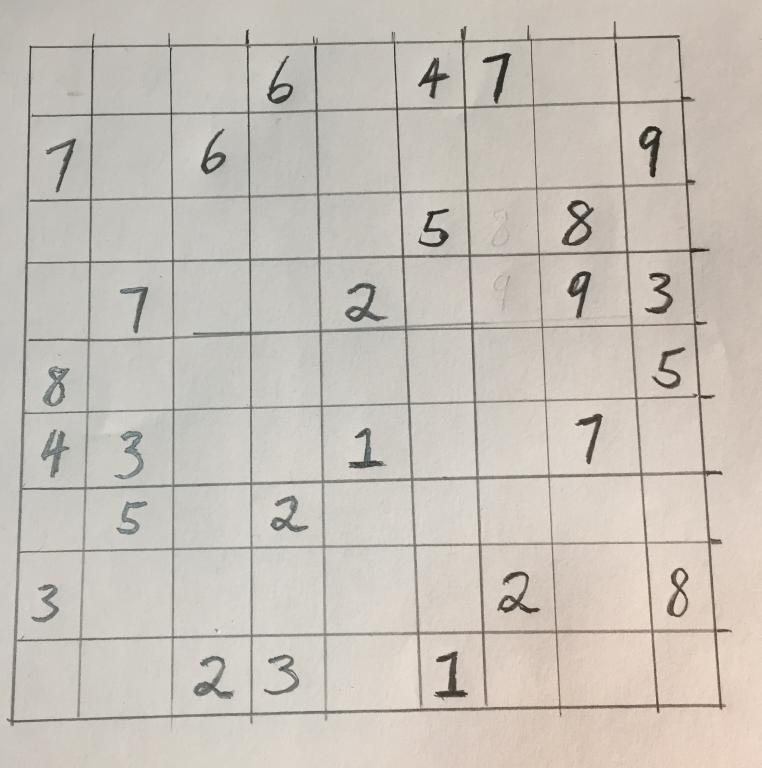
#> input picture Sudoku-Solver/sudoku3.JPG, 2285 x 2304 px (shown at 1/3 size)
$ python extractSudoku.py sudoku3.JPG
#> lines starting #> are read from the running program, lines starting #| are printed output that depends on the picture; after the words box and inside, x2 and y2 are one past the last pixel; in counts of white or black regions, pixels touching at a corner belong together
"""
This file asks the user for file name of th sudoku, pre-porcesses it,
finds the corners, crops the sudoku board
and returns the array of the cells of the sudoku
"""

import cv2
import numpy as np
import sys
import operator
from matplotlib import pyplot as plt


# [4 lines left out: function display_image, not called in this run]


# we will blur the image using gaussian blur in order to reduxce the blur in adavaptive thresholding
# cv2.ADAPTIVE_THRESH_GAUSSIAN_C : threshold value is the weighted sum of neighbourhood values where weights are a
# gaussian window.
def processing(img, skip_dilate=False):
    img = cv2.cvtColor(img, cv2.COLOR_BGR2GRAY)
    # Note that kernel sizes must be positive and odd and the kernel must be square.
    process = cv2.GaussianBlur(img.copy(), (9, 9), 0)

    # cv2.adaptiveThreshold(src, maxValue, adaptiveMethod, thresholdType, blockSize, constant(c)) blockSize – Size of
    # a pixel neighborhood that is used to calculate a threshold value for the pixel: 3, 5, 7, and so on. C –
    # Constant subtracted from the mean or weighted mean (see the details below). Normally, it is positive but may be
    # zero or negative as well.
    _, process = cv2.threshold(process,0,255,cv2.THRESH_BINARY+cv2.THRESH_OTSU)

    # we need grid edges so we need to invert colors
    process = cv2.bitwise_not(process, process)

    if not skip_dilate:
        # This is only used for sudoku processing and not for cell processing
        # np.uint8 will wrap.
        # For example, 235+30 = 9.
        kernel = np.array([[0., 1., 0.], [1., 1., 1.], [0., 1., 0.]], np.uint8)
        process = cv2.dilate(process, kernel)

    return process


def find_corners(img):
    # findContours: boundaries of shapes having same intensity
    # CHAIN_APPROX_SIMPLE - stores only minimal information of points to describe contour
    # -> RETR_EXTERNAL: gives "outer" contours, so if you have (say) one contour enclosing another (like concentric circles), only the outermost is given.
    # cv2.ContourArea(): Finds area of outermost polygon(largest feature) in img.
    ext_contours = cv2.findContours(img, cv2.RETR_EXTERNAL, cv2.CHAIN_APPROX_SIMPLE)
    ext_contours = ext_contours[0] if len(ext_contours) == 2 else ext_contours[1]
    ext_contours = sorted(ext_contours, key=cv2.contourArea, reverse=True)

    # loop runs only once
    for c in ext_contours:
        peri = cv2.arcLength(c, True)
        # cv2.approxPolyDP(curve, epsilon, closed[, approxCurve])
        # Curve-> hers is the largest contour
        # epsilon -> Parameter specifying the approximation accuracy. This is the maximum distance between the original curve and its approximation.
        # closed – If true, the approximated curve is closed. Otherwise, it is not closed.
        # approxPolyDP returns the approximate curve in the same type as the input curve
        approx = cv2.approxPolyDP(c, 0.015 * peri, True)
        if len(approx) == 4:
            # Here we are looking for the largest 4 sided contour
            return approx

    # Ramer Doughlas Peucker algorithm:
    # bottom_right, _ = max(enumerate([pt[0][0] + pt[0][1] for pt in
    #                                  ext_contours[0]]), key=operator.itemgetter(1))
    # top_left, _ = min(enumerate([pt[0][0] + pt[0][1] for pt in
    #                             ext_contours[0]]), key=operator.itemgetter(1))
    # bottom_left, _ = min(enumerate([pt[0][0] - pt[0][1] for pt in
    #                                 ext_contours[0]]), key=operator.itemgetter(1))
    # top_right, _ = max(enumerate([pt[0][0] - pt[0][1] for pt in
    #                               ext_contours[0]]), key=operator.itemgetter(1))


def order_corner_points(corners):
    # Corners[0],... stores in format [[x y]]
    # Separate corners into individual points
    # Index 0 - top-right
    #       1 - top-left
    #       2 - bottom-left
    #       3 - bottom-right
    corners = [(corner[0][0], corner[0][1]) for corner in corners]
    top_r, top_l, bottom_l, bottom_r = corners[0], corners[1], corners[2], corners[3]
    return top_l, top_r, bottom_r, bottom_l


# Crop the image
def perspective_transform(image, corners):
    # Order points in clockwise order
    ordered_corners = order_corner_points(corners)
    top_l, top_r, bottom_r, bottom_l = ordered_corners

    # Determine width of new image which is the max distance between
    # (bottom right and bottom left) or (top right and top left) x-coordinates
    width_A = np.sqrt(((bottom_r[0] - bottom_l[0]) ** 2) + ((bottom_r[1] - bottom_l[1]) ** 2))
    width_B = np.sqrt(((top_r[0] - top_l[0]) ** 2) + ((top_r[1] - top_l[1]) ** 2))
    width = max(int(width_A), int(width_B))

    # Determine height of new image which is the max distance between
    # (top right and bottom right) or (top left and bottom left) y-coordinates
    height_A = np.sqrt(((top_r[0] - bottom_r[0]) ** 2) + ((top_r[1] - bottom_r[1]) ** 2))
    height_B = np.sqrt(((top_l[0] - bottom_l[0]) ** 2) + ((top_l[1] - bottom_l[1]) ** 2))
    height = max(int(height_A), int(height_B))

    # Construct new points to obtain top-down view of image in
    # top_r, top_l, bottom_l, bottom_r order
    dimensions = np.array([[0, 0], [width - 1, 0], [width - 1, height - 1],
                           [0, height - 1]], dtype="float32")

    # Convert to Numpy format
    ordered_corners = np.array(ordered_corners, dtype="float32")

    # calculate the perspective transform matrix and warp
    # the perspective to grab the screen
    grid = cv2.getPerspectiveTransform(ordered_corners, dimensions)

    # Return the transformed image
    return cv2.warpPerspective(image, grid, (width, height))


def create_image_grid(img):
    grid = np.copy(img)
    # not all sudoku out there have same width and height in the small squares so we need to consider differnt heights and width
    edge_h = np.shape(grid)[0]
    edge_w = np.shape(grid)[1]
    celledge_h = edge_h // 9
    celledge_w = np.shape(grid)[1] // 9

    grid = cv2.cvtColor(grid, cv2.COLOR_BGR2GRAY)

    # Adaptive thresholding the cropped grid and inverting it
    _, grid = cv2.threshold(grid,0,255,cv2.THRESH_BINARY+cv2.THRESH_OTSU)
    grid = cv2.bitwise_not(grid, grid)


    tempgrid = []
    for i in range(celledge_h, edge_h + 1, celledge_h):
        for j in range(celledge_w, edge_w + 1, celledge_w):
            rows = grid[i - celledge_h:i]
            tempgrid.append([rows[k][j - celledge_w:j] for k in range(len(rows))])

    # Creating the 9X9 grid of images
    finalgrid = []
    for i in range(0, len(tempgrid) - 8, 9):
        finalgrid.append(tempgrid[i:i + 9])

    # Converting all the cell images to np.array
    for i in range(9):
        for j in range(9):
            finalgrid[i][j] = np.array(finalgrid[i][j])

    try:
        for i in range(9):
            for j in range(9):
                np.os.remove("./BoardCells/cell" + str(i) + str(j) + ".jpg")
    except:
        pass
    for i in range(9):
        for j in range(9):
            cv2.imwrite(str("./BoardCells/cell" + str(i) + str(j) + ".jpg"), finalgrid[i][j])

    return finalgrid


# [33 lines left out: function scale_and_centre, not called in this run]


def extract(image_path):
    # print("Enter image name: ")
    # image_url = input()
#> called with image_path = 'sudoku3.JPG'
    img = cv2.imread(image_path)
#> img is the input picture: shape (2304, 2285, 3); mean B, G, R 184.9, 193, 199.4
    processed_sudoku = processing(img)
#> in processing, `_, process = cv2.threshold(process,0,255,cv2.THRESH_BINARY+cv2.THRESH_..`:
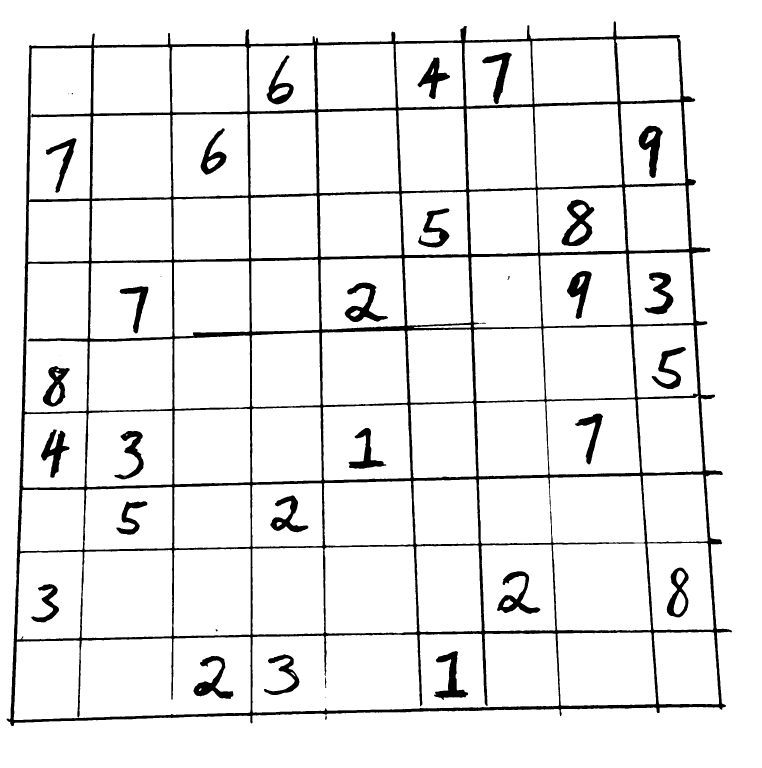
#> process: shape (2304, 2285) (shown at 1/3 size); 92.2% white; 36 black regions (5 under 20 px), largest, box (x1, y1, x2, y2) and area: (20, 64, 2196, 2178) 294691, (1685, 599, 1783, 738) 6014, (1034, 848, 1164, 966) 5511
#> in processing, `process = cv2.bitwise_not(process, process)`:
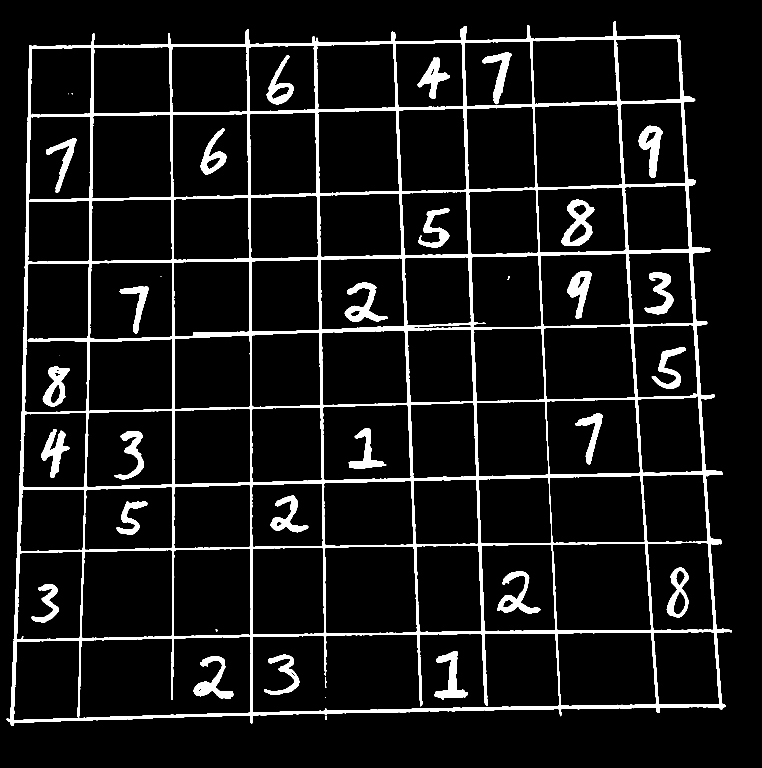
#> process: shape (2304, 2285) (shown at 1/3 size); 7.8% white; 36 white regions (5 under 20 px), largest, box (x1, y1, x2, y2) and area: (20, 64, 2196, 2178) 294691, (1685, 599, 1783, 738) 6014, (1034, 848, 1164, 966) 5511
#> in processing, `process = cv2.dilate(process, kernel)`:
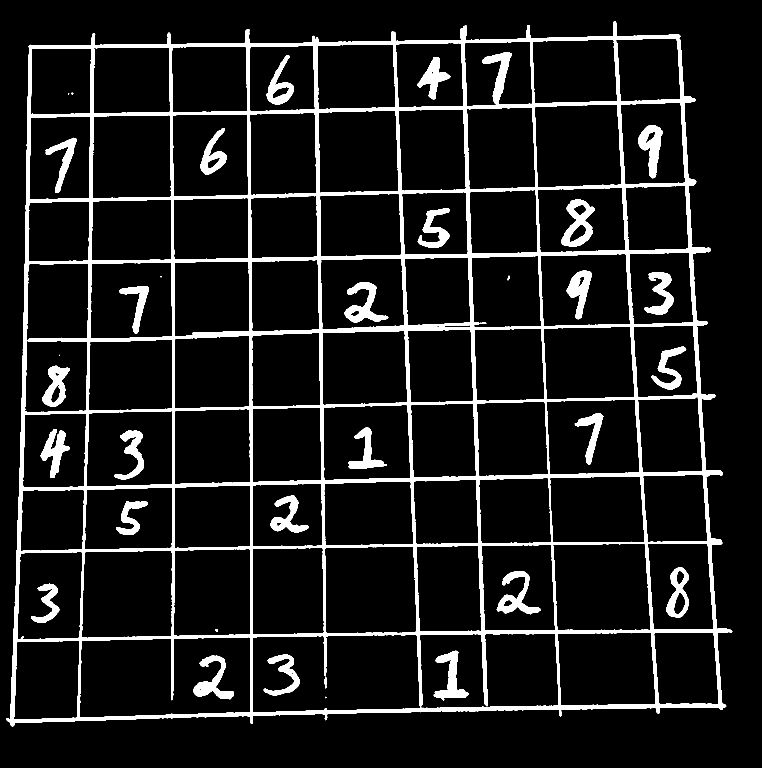
#> process: shape (2304, 2285) (shown at 1/3 size); 9.5% white; 35 white regions (4 under 20 px)
    sudoku = find_corners(processed_sudoku)
#> in find_corners, `ext_contours = cv2.findContours(img, cv2.RETR_EXTERNAL, cv2.CHAIN_APPR..`: ext_contours = 1 contour; box (x1, y1, x2, y2) and area: (19, 63, 2197, 2179) 4117066
#> the loop in find_corners, `for c in ext_contours:` made 1 pass
#> (peri, approx) on pass 1: (9717.7, [[2037, 104], [87, 136], [35, 2178], [2178, 2118]])
#> sudoku = [[2037, 104], [87, 136], [35, 2178], [2178, 2118]]
    transformed = perspective_transform(img, sudoku)
#> in order_corner_points, `corners = [(corner[0][0], corner[0][1]) for corner in corners]`: corners = [(2037, 104), (87, 136), (35, 2178), (2178, 2118)]
#> in order_corner_points, `top_r, top_l, bottom_l, bottom_r = corners[0], corners[1], corners[2],..`: top_r = (2037, 104); top_l = (87, 136); bottom_l = (35, 2178); bottom_r = (2178, 2118)
#> in perspective_transform, `ordered_corners = order_corner_points(corners)`: ordered_corners = ((87, 136), (2037, 104), (2178, 2118), (35, 2178))
#> in perspective_transform, `top_l, top_r, bottom_r, bottom_l = ordered_corners`: top_l = (87, 136); top_r = (2037, 104); bottom_r = (2178, 2118); bottom_l = (35, 2178)
#> in perspective_transform, `width_A = np.sqrt(((bottom_r[0] - bottom_l[0]) ** 2) + ((bottom_r[1] -..`: width_A = 2143.8
#> in perspective_transform, `width_B = np.sqrt(((top_r[0] - top_l[0]) ** 2) + ((top_r[1] - top_l[1]..`: width_B = 1950.3
#> in perspective_transform, `width = max(int(width_A), int(width_B))`: width = 2143
#> in perspective_transform, `height_A = np.sqrt(((top_r[0] - bottom_r[0]) ** 2) + ((top_r[1] - bott..`: height_A = 2018.9
#> in perspective_transform, `height_B = np.sqrt(((top_l[0] - bottom_l[0]) ** 2) + ((top_l[1] - bott..`: height_B = 2042.7
#> in perspective_transform, `height = max(int(height_A), int(height_B))`: height = 2042
#> in perspective_transform, `dimensions = np.array([[0, 0], [width - 1, 0], [width - 1, height - 1]..`: dimensions = [[0, 0], [2142, 0], [2142, 2041], [0, 2041]]
#> in perspective_transform, `ordered_corners = np.array(ordered_corners, dtype="float32")`: ordered_corners = [[87, 136], [2037, 104], [2178, 2118], [35, 2178]]
#> in perspective_transform, `grid = cv2.getPerspectiveTransform(ordered_corners, dimensions)`: grid = [[1.09, 0.0278, -98.93], [0.0182, 1.11, -152.1], [-4.91e-06, 4.91e-05, 1]]
#> in perspective_transform, `return cv2.warpPerspective(image, grid, (width, height))`:
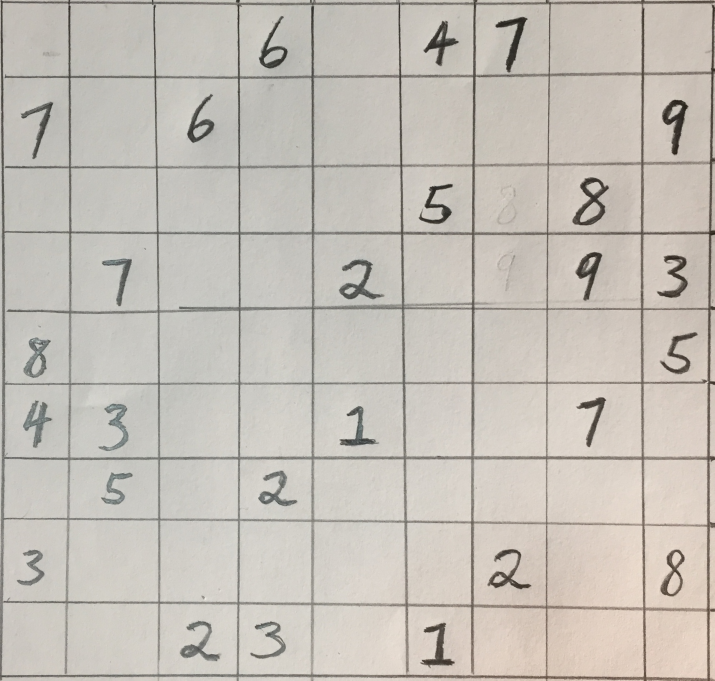
#> returned value: shape (2042, 2143, 3) (shown at 1/3 size); mean of channels 0, 1, 2 183.9, 191.5, 196.7; drawn as B, G, R
    cropped = 'cropped_img.png'
    cv2.imwrite(cropped, transformed)
    transformed = cv2.resize(transformed, (450, 450))
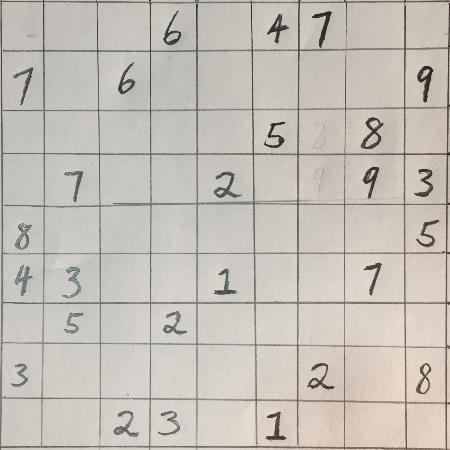
#> transformed: shape (450, 450, 3); mean B, G, R 183.7, 191.3, 196.5
    sudoku = create_image_grid(transformed)
#> in create_image_grid, `_, grid = cv2.threshold(grid,0,255,cv2.THRESH_BINARY+cv2.THRESH_OTSU)`:
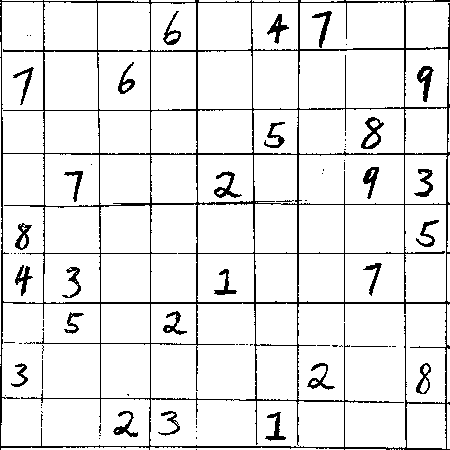
#> grid: shape (450, 450); 91.1% white; black in thin lines or dots
#> in create_image_grid, `grid = cv2.bitwise_not(grid, grid)`: grid: shape (450, 450); 8.9% white in thin lines or dots
#> after the loop in create_image_grid, `for i in range(celledge_h, edge_h + 1, celledge_h):`: tempgrid = 81 items
#> the loop in create_image_grid, `for i in range(0, len(tempgrid) - 8, 9):` made 9 passes
#> i on passes 2 to 9: 9, 18, 27, 36, 45, 54, 63, 72
#> after the loop in create_image_grid, `for i in range(0, len(tempgrid) - 8, 9):`: finalgrid = 9 items
#> the loop in create_image_grid, `for i in range(9):` made 1 pass
#> pass 1, in create_image_grid, `cv2.imwrite(str("./BoardCells/cell" + str(i) + str(j) + ".jpg"), final..`:
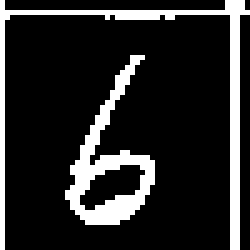
#> saved as cell03.jpg: shape (50, 50) (shown 5 times larger); 16.2% white in thin lines or dots
#> sudoku = 9 items
    return sudoku


if __name__ == '__main__':
    extract(sys.argv[1])
